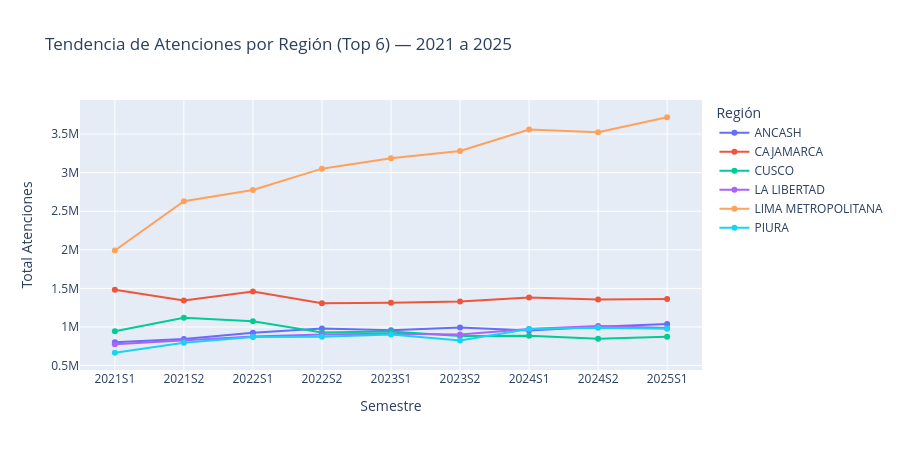

Write notebook code for a chart like this one.
### Markdown cell above
## 5. Serie de Tiempo — Tendencia por REGIÓN (top 6)

### Code cell
# Top 6 regiones por volumen total en la muestra
top6_regiones = (df.groupby('REGION', observed=True)['ATENCIONES']
                   .sum()
                   .sort_values(ascending=False)
                   .head(6)
                   .index.tolist())

ts_region = (df[df['REGION'].isin(top6_regiones)]
               .groupby(['PERIODO_NUM', 'REGION'], observed=True)['ATENCIONES']
               .sum()
               .reset_index())

etiquetas = {1:'2021S1',2:'2021S2',3:'2022S1',4:'2022S2',
             5:'2023S1',6:'2023S2',7:'2024S1',8:'2024S2',9:'2025S1'}
ts_region['SEMESTRE_LABEL'] = ts_region['PERIODO_NUM'].map(etiquetas)

fig = px.line(
    ts_region, x='SEMESTRE_LABEL', y='ATENCIONES', color='REGION',
    title='Tendencia de Atenciones por Región (Top 6) — 2021 a 2025',
    markers=True,
    labels={'SEMESTRE_LABEL': 'Semestre', 'ATENCIONES': 'Total Atenciones'}
)
fig.update_layout(height=450, legend_title='Región')
fig.show()

### Figure 1 — Plotly figure (JSON) as saved in the notebook; plotly's stock layout.template omitted (floating-point values rounded to 4 significant figures)
{"data": [{"hovertemplate": "REGION=ANCASH<br>Semestre=%{x}<br>Total Atenciones=%{y}<extra></extra>", "legendgroup": "ANCASH", "line": {"color": "#636efa", "dash": "solid"}, "marker": {"symbol": "circle"}, "mode": "lines+markers", "name": "ANCASH", "orientation": "v", "showlegend": true, "type": "scatter", "x": ["2021S1", "2021S2", "2022S1", "2022S2", "2023S1", "2023S2", "2024S1", "2024S2", "2025S1"], "xaxis": "x", "y": [802471, 843444, 925194, 979162, 956927, 991873, 954193, 1002333, 1037334], "yaxis": "y"}, {"hovertemplate": "REGION=CAJAMARCA<br>Semestre=%{x}<br>Total Atenciones=%{y}<extra></extra>", "legendgroup": "CAJAMARCA", "line": {"color": "#EF553B", "dash": "solid"}, "marker": {"symbol": "circle"}, "mode": "lines+markers", "name": "CAJAMARCA", "orientation": "v", "showlegend": true, "type": "scatter", "x": ["2021S1", "2021S2", "2022S1", "2022S2", "2023S1", "2023S2", "2024S1", "2024S2", "2025S1"], "xaxis": "x", "y": [1481459, 1343045, 1459454, 1308157, 1312712, 1328579, 1381863, 1354748, 1363277], "yaxis": "y"}, {"hovertemplate": "REGION=CUSCO<br>Semestre=%{x}<br>Total Atenciones=%{y}<extra></extra>", "legendgroup": "CUSCO", "line": {"color": "#00cc96", "dash": "solid"}, "marker": {"symbol": "circle"}, "mode": "lines+markers", "name": "CUSCO", "orientation": "v", "showlegend": true, "type": "scatter", "x": ["2021S1", "2021S2", "2022S1", "2022S2", "2023S1", "2023S2", "2024S1", "2024S2", "2025S1"], "xaxis": "x", "y": [943927, 1118700, 1073787, 927307, 942199, 881249, 885845, 847797, 873436], "yaxis": "y"}, {"hovertemplate": "REGION=LA LIBERTAD<br>Semestre=%{x}<br>Total Atenciones=%{y}<extra></extra>", "legendgroup": "LA LIBERTAD", "line": {"color": "#ab63fa", "dash": "solid"}, "marker": {"symbol": "circle"}, "mode": "lines+markers", "name": "LA LIBERTAD", "orientation": "v", "showlegend": true, "type": "scatter", "x": ["2021S1", "2021S2", "2022S1", "2022S2", "2023S1", "2023S2", "2024S1", "2024S2", "2025S1"], "xaxis": "x", "y": [774695, 822062, 876069, 903452, 910535, 900910, 971792, 1013233, 985362], "yaxis": "y"}, {"hovertemplate": "REGION=LIMA METROPOLITANA<br>Semestre=%{x}<br>Total Atenciones=%{y}<extra></extra>", "legendgroup": "LIMA METROPOLITANA", "line": {"color": "#FFA15A", "dash": "solid"}, "marker": {"symbol": "circle"}, "mode": "lines+markers", "name": "LIMA METROPOLITANA", "orientation": "v", "showlegend": true, "type": "scatter", "x": ["2021S1", "2021S2", "2022S1", "2022S2", "2023S1", "2023S2", "2024S1", "2024S2", "2025S1"], "xaxis": "x", "y": [1990935, 2629565, 2776152, 3051479, 3185868, 3279538, 3559222, 3524372, 3717706], "yaxis": "y"}, {"hovertemplate": "REGION=PIURA<br>Semestre=%{x}<br>Total Atenciones=%{y}<extra></extra>", "legendgroup": "PIURA", "line": {"color": "#19d3f3", "dash": "solid"}, "marker": {"symbol": "circle"}, "mode": "lines+markers", "name": "PIURA", "orientation": "v", "showlegend": true, "type": "scatter", "x": ["2021S1", "2021S2", "2022S1", "2022S2", "2023S1", "2023S2", "2024S1", "2024S2", "2025S1"], "xaxis": "x", "y": [665609, 796688, 869602, 872156, 901257, 823361, 974782, 989135, 977217], "yaxis": "y"}], "layout": {"height": 450, "legend": {"title": {"text": "Región"}, "tracegroupgap": 0}, "title": {"text": "Tendencia de Atenciones por Región (Top 6) — 2021 a 2025"}, "xaxis": {"anchor": "y", "domain": [0, 1], "title": {"text": "Semestre"}}, "yaxis": {"anchor": "x", "domain": [0, 1], "title": {"text": "Total Atenciones"}}}}
